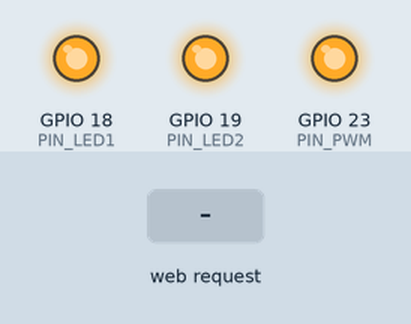
Recording of a sketch running on a simulated ESP32. Shown: output pins drawn as LEDs (lit = HIGH). Inputs (shaded band) come from the test bench. What the sketch prints to the serial monitor is not drawn.

Above: at 1.2 s.
1.3 s: HTTP request GET /api/pwm?pin=1&val=1&duty=1 received
At 2.2 s:
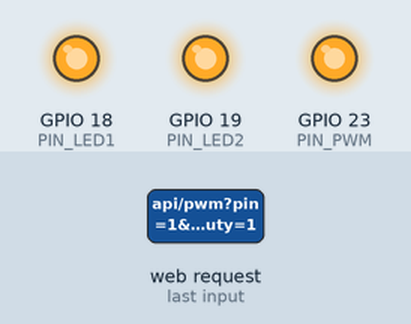
2.8 s: HTTP request GET /api/pwm?pin=120&val=120&duty=120 received
At 3.3 s:
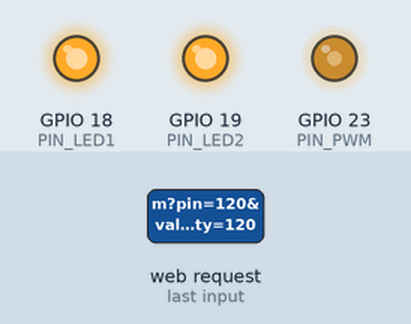
Timing chart, 0 to 5.8 s (numbered marks = the images above; inputs shaded):
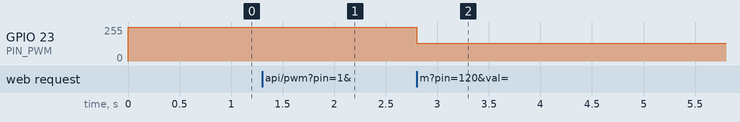

The sketch:

TallerWifi.ino
```cpp
/**
 * @file ESP32_LAB2_WebServer.ino
 * @brief Control de salidas digitales y PWM mediante servidor web en modo Access Point (AP).
 *
 * @details
 * Este programa configura el ESP32 como punto de acceso Wi-Fi (AP) con un servidor web embebido.
 * Desde una página web se pueden controlar dos salidas digitales (GPIO18 y GPIO19)
 * y una salida PWM (GPIO23) usando un control deslizante (0–255).
 *
 * @author
 *   Johan Steven Sanchez Gutierrez
 * @date
 *   Octubre 2025
 */

#include <WiFi.h>
#include <WebServer.h>

/* -------------------- CONFIGURACIÓN GENERAL -------------------- */
const char *AP_SSID     = "ESP32-WIFI_LAB2";   ///< Nombre de la red Wi-Fi
const char *AP_PASSWORD = "Zinedine98";        ///< Contraseña de la red Wi-Fi
const int   SERVER_PORT = 80;                  ///< Puerto HTTP del servidor web

/* -------------------- CONFIGURACIÓN DE PINES -------------------- */
const uint8_t PIN_LED1 = 18;   ///< LED digital 1 (GPIO18)
const uint8_t PIN_LED2 = 19;   ///< LED digital 2 (GPIO19)
const uint8_t PIN_PWM  = 23;   ///< LED PWM controlado por deslizador (GPIO23)

WebServer server(SERVER_PORT);
volatile uint8_t pwmDuty = 0;  ///< Valor actual del PWM (0–255)

/* =================================================================
 *  FUNCIONES AUXILIARES
 * ================================================================= */

/**
 * @brief Devuelve el estado actual de los pines en formato JSON.
 * @return Cadena JSON con los valores de los GPIO18, GPIO19 y PWM23.
 */
String buildJsonState() {
  String json = "{";
  json += "\"D18\":" + String(digitalRead(PIN_LED1)) + ",";
  json += "\"D19\":" + String(digitalRead(PIN_LED2)) + ",";
  json += "\"PWM23\":" + String(pwmDuty);
  json += "}";
  return json;
}

/* =================================================================
 *  INTERFAZ WEB
 * ================================================================= */

/**
 * @brief Envía la página principal HTML al cliente.
 */
void handleRoot() {
  String html =
  "<!DOCTYPE html><html lang='es'><head><meta charset='utf-8'/>"
  "<meta name='viewport' content='width=device-width,initial-scale=1'/>"
  "<title>ESP32 - Control Web</title>"
  "<style>"
  "body{background:#202124;color:#eee;font-family:Arial;text-align:center;padding:20px;}"
  ".card{background:#2c2c2c;border-radius:12px;padding:20px;max-width:600px;margin:auto;box-shadow:0 0 10px #0008;}"
  "h1{color:#00d4ff;}"
  "button{background:#303f9f;color:#fff;padding:10px 20px;border:none;border-radius:6px;margin:6px;cursor:pointer;font-size:15px;}"
  "button:hover{background:#3f51b5;}"
  ".tag{display:inline-block;min-width:80px;padding:6px;border-radius:10px;margin-left:8px;}"
  ".on{background:#1b5e20;}"
  ".off{background:#b71c1c;}"
  "input[type=range]{width:240px;}"
  "</style></head><body>"
  "<div class='card'>"
  "<h1>ESP32 - Control de LEDs</h1>"
  "<p>Red Wi-Fi: <b>ESP32-WIFI_LAB2</b> | Clave: <b>Zinedine98</b></p>"

  "<h2>GPIO18</h2>"
  "<button onclick=\"setPin(18,1)\">Encender</button>"
  "<button onclick=\"setPin(18,0)\">Apagar</button>"
  "<span id='led18' class='tag'>...</span>"

  "<h2>GPIO19</h2>"
  "<button onclick=\"setPin(19,1)\">Encender</button>"
  "<button onclick=\"setPin(19,0)\">Apagar</button>"
  "<span id='led19' class='tag'>...</span>"

  "<h2>GPIO23 (PWM)</h2>"
  "<input id='slider' type='range' min='0' max='255' step='1' oninput='livePWM(this.value)'>"
  "<p>Brillo: <b id='pwmval'>0</b></p>"
  "<span id='tagPWM' class='tag'>PWM:0</span>"

  "<p><small>Conecta LEDs (con resistencia de 220Ω) a GPIO18, GPIO19 y GPIO23.</small></p>"
  "</div>"

  "<script>"
  "function setPin(pin,val){fetch('/api/set?pin='+pin+'&val='+val).then(r=>r.json()).then(updateUI);}"
  "function setPWM(v){fetch('/api/pwm?duty='+v).then(r=>r.json()).then(updateUI);}"
  "function livePWM(v){document.getElementById('pwmval').textContent=v;"
  "document.getElementById('tagPWM').textContent='PWM:'+v;"
  "clearTimeout(window.t);window.t=setTimeout(()=>setPWM(v),120);}"

  // 🔁 CORRECCIÓN VISUAL: los estados ahora se invierten para mostrar correctamente "ON/OFF"
  "function updateUI(j){"
  "upd('led18',!j.D18);"   // invertido
  "upd('led19',!j.D19);"   // invertido
  "document.getElementById('slider').value=j.PWM23;"
  "document.getElementById('pwmval').textContent=j.PWM23;"
  "document.getElementById('tagPWM').textContent='PWM:'+j.PWM23;"
  "}"

  "function upd(id,on){const el=document.getElementById(id);"
  "el.textContent=(on?'ON':'OFF');el.className='tag '+(on?'on':'off');}"
  "async function refresh(){const j=await (await fetch('/api/state')).json();updateUI(j);} "
  "setInterval(refresh,1500);refresh();"
  "</script>"
  "</body></html>";

  server.send(200, "text/html", html);
}

/* =================================================================
 *  ENDPOINTS API
 * ================================================================= */

/**
 * @brief Envía el estado actual de los pines en formato JSON.
 */
void handleApiState() {
  server.send(200, "application/json", buildJsonState());
}

/**
 * @brief Cambia el estado lógico de las salidas digitales (GPIO18 o GPIO19).
 */
void handleApiSet() {
  if (!server.hasArg("pin") || !server.hasArg("val")) {
    server.send(400, "text/plain", "Faltan argumentos pin/val"); return;
  }

  int pin = server.arg("pin").toInt();
  int val = server.arg("val").toInt();

  // 🔁 INVERSIÓN DE LÓGICA: ahora HIGH apaga y LOW enciende
  if (!((pin == PIN_LED1) || (pin == PIN_LED2)) || (val < 0 || val > 1)) {
    server.send(400, "text/plain", "Argumentos invalidos"); return;
  }

  digitalWrite(pin, val ? LOW : HIGH);  // Invertido
  server.send(200, "application/json", buildJsonState());
}

/**
 * @brief Actualiza el valor del PWM (GPIO23) con el duty ingresado (0–255).
 */
void handleApiPWM() {
  if (!server.hasArg("duty")) {
    server.send(400, "text/plain", "Falta parametro duty (0–255)"); return;
  }

  int d = server.arg("duty").toInt();
  if (d < 0) d = 0;
  if (d > 255) d = 255;

  pwmDuty = (uint8_t)d;

  // 🔁 INVERSIÓN DE PWM: máximo = LED encendido, mínimo = LED apagado
  analogWrite(PIN_PWM, 255 - pwmDuty);

  server.send(200, "application/json", buildJsonState());
}

/**
 * @brief Página de error 404 para rutas no definidas.
 */
void handleNotFound() {
  server.send(404, "text/html",
    "<html><body><h3>Error 404 - Recurso no encontrado</h3><a href='/'>Volver</a></body></html>");
}

/* =================================================================
 *  SETUP Y LOOP PRINCIPAL
 * ================================================================= */

/**
 * @brief Inicializa el sistema, el AP y el servidor web.
 */
void setup() {
  Serial.begin(115200);

  pinMode(PIN_LED1, OUTPUT); digitalWrite(PIN_LED1, HIGH);  // apagado por defecto
  pinMode(PIN_LED2, OUTPUT); digitalWrite(PIN_LED2, HIGH);
  pinMode(PIN_PWM, OUTPUT);  analogWrite(PIN_PWM, 255);     // apagado (inverso)

  // Crear red Wi-Fi AP
  if (!WiFi.softAP(AP_SSID, AP_PASSWORD)) {
    Serial.println("Error al crear el punto de acceso");
    while (true) delay(1000);
  }

  Serial.print("AP iniciado: "); Serial.println(AP_SSID);
  Serial.print("IP del ESP32: "); Serial.println(WiFi.softAPIP());

  // Rutas HTTP
  server.on("/", handleRoot);
  server.on("/api/state", handleApiState);
  server.on("/api/set", handleApiSet);
  server.on("/api/pwm", handleApiPWM);
  server.onNotFound(handleNotFound);

  server.begin();
  Serial.println("Servidor web en ejecución.");
}

/**
 * @brief Bucle principal: atiende las peticiones del cliente.
 */
void loop() {
  server.handleClient();
  delay(5);
}
```

Measured:
- after the input at 1.3 s, GPIO 23 (PIN_PWM): 255/255 → 254/255 at once
- after the input at 2.8 s, GPIO 23 (PIN_PWM): 254/255 → 135/255 at once
